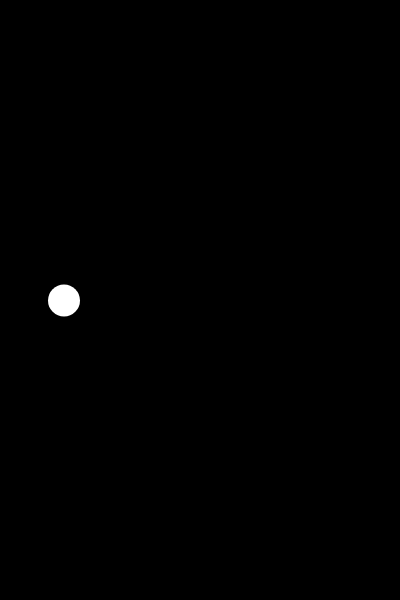
Frame 1 (no input)
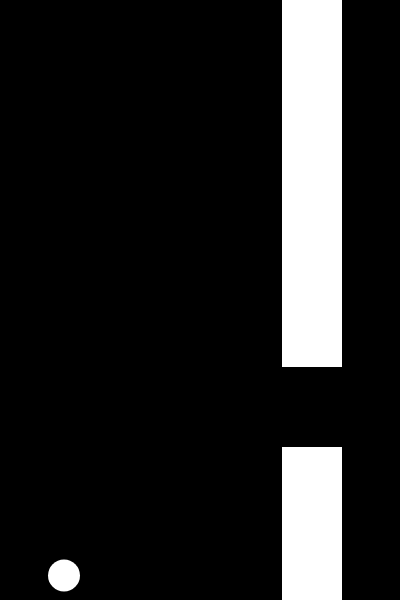
Frame 60 (no input)
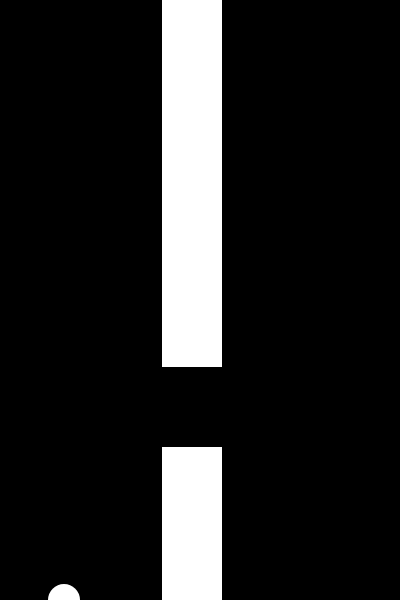
Frame 120 (the mouse pressed at the canvas centre since frame 60)

The p5.js sketch that drew these frames (run headless with seeded random() and noise() and a simulated clock; from frame 60 on, the mouse is pressed at the canvas centre):

// p5.js sketch
// ── sketch.js
var bird;
var pipes = [];

var powerUpCounter = 0;
var powerUpEvery = 5;

var areWePlaying = true;

function setup() {
	createCanvas(400,600);

	bird = new Bird();

	pipes.push(new Pipe());
	powerUpCounter++;
}

function draw() {

	if(areWePlaying)
	{
		background(0);

		updatePipes();
		updateBird();
		spawnPipes();
		
	}
}

function updateBird()
{
	bird.update();
	bird.show();
}

function updatePipes()
{
	for(var i = pipes.length - 1; i >= 0; i--)
	{
		pipes[i].show();
		pipes[i].update();

		if(pipes[i].hits(bird))
		{
			
		}

		if(pipes[i].offscreen())
			pipes.splice(i, 1);

	}
}

function spawnPipes()
{
	if(frameCount % 150 == 0)
	{
		powerUpCounter++;

		pipes.push(new Pipe());

		if(powerUpCounter >= powerUpEvery)
		{
			pipes[pipes.length - 1].powerUp = true;
			powerUpCounter = 0;
		}
	}
}

function keyPressed()
{
	if(keyCode == 32)
	{
		bird.up();
	}

	if(keyCode == 27) //Pause function, used for debugging.
	{
		areWePlaying = !areWePlaying;
	}
}
// ── bird.js
function Bird()
{
	this.y = height/2;
	this.x = 64;

	this.gravity = .6;
	this.lift = -15;
	this.velocity = 0;

	this.show = function()
	{
		fill(255);
		ellipse(this.x, this.y, 32);
	}

	this.up = function()
	{
		this.velocity += this.lift;
	}

	this.update = function()
	{
		this.velocity += this.gravity;
		this.velocity *= 0.9;
		this.y += this.velocity;

		if(this.y > height)
		{
			this.y = height;
			this.velocity = 0;
		}

		if(this.y < 0)
		{
			this.y = 0  ;
			this.velocity = 0;
		}
	}

	this.flipPhysics = function()
	{
		this.gravity *= -1;
		this.lift *= -1;
		this.velocity *= -1;
	}
}
// ── pipe.js

function Pipe()
{
	this.gap = 40; //it's actually half the gap, since it is applied on both sides of center
	this.minSize = 10; //the smallest amount of pixels, a pipe segment can be
	this.center = Math.floor(random(this.minSize + this.gap, height - this.minSize - this.gap)); //Find the center, according to variables

	this.top = this.center - this.gap; //Find the top, according to center
	this.bottom = height - (this.center + this.gap); //Find the bottom according to center

	this.x = width;
	this.w = 60;
	this.speed = 2;

	this.hightlight = false;

	this.powerUp = false;
	this.powerUpSize = 20;

	this.show = function()
	{
		noStroke();
		fill(255);

		if(this.hightlight)
		{
			fill(255, 0 ,0);
		}

		rect(this.x, 0, this.w, this.top);
		rect(this.x, height - this.bottom, this.w, this.bottom);

		if(this.powerUp)
		{
			fill(255, 255, 0);
			rect(this.x + (this.w * .5) - 10 , this.center - 10, this.powerUpSize, this.powerUpSize); //Too tired at this point, so some hardcording... Don't do this at home kids! #SafetyFirst #CodeResponsibly
		}
	}

	this.update = function()
	{
		this.x -= this.speed;
	}

	this.offscreen = function()
	{
		if(this.x < - this.w)
			return true;
		else
			return false;
	}

	this.hits = function(bird)
	{
		//This nested if-loop, is flipped from the one in the tutorial. Check the README-file for more info.
		if(bird.x > this.x && bird.x < this.x + this.w)
		{
			if(bird.y < this.top || bird.y > height - this.bottom)
			{
				this.hightlight = true;
				return true;
			}
		}

		if(this.powerUp)
		{
			if(bird.x > (this.x + 20) && bird.x < (this.x + 40))
			{
				if(bird.y > this.center - 10 && bird.y < this.center + 10)
				{
					bird.flipPhysics();
					this.powerUp = false;
				}
			}
		}

		this.hightlight = false;
		return false;
	}
}
